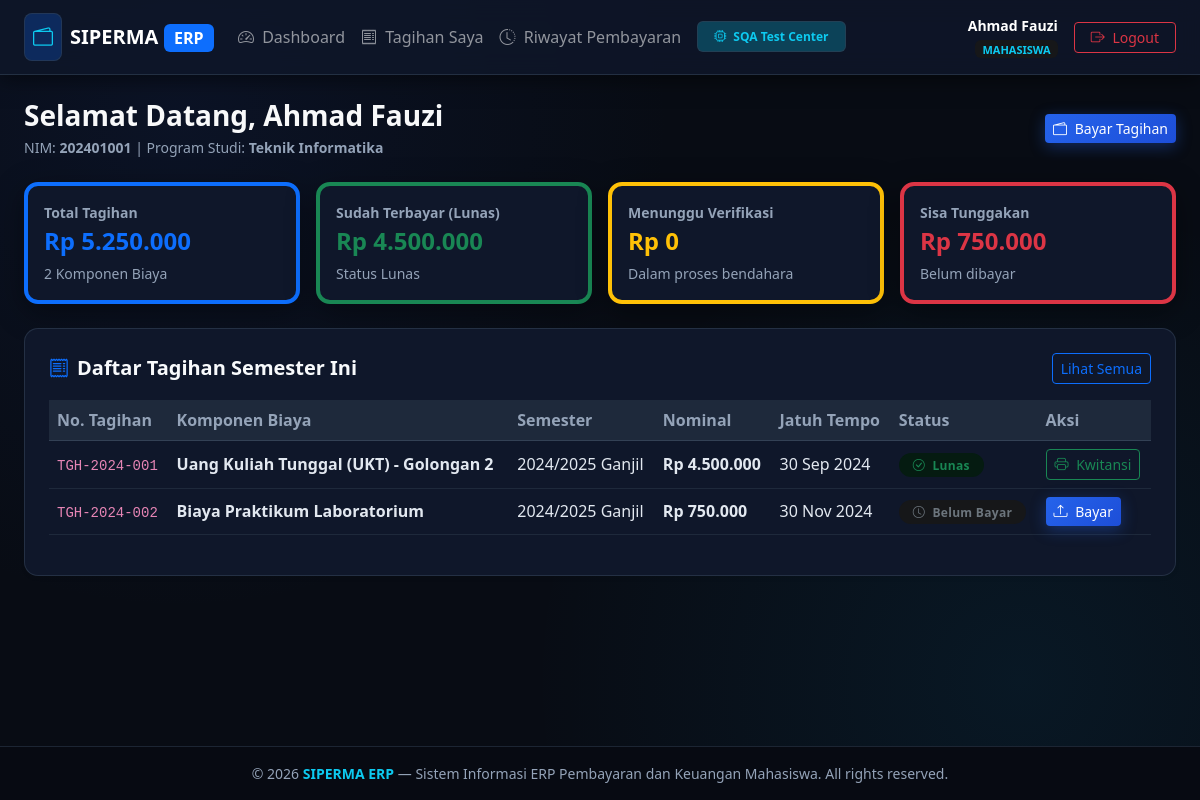
Screenshot of /mahasiswa/dashboard (signed in) with the database file from the repository.
### tables this page shows
CREATE TABLE mahasiswa (
    id INTEGER PRIMARY KEY AUTOINCREMENT,
    user_id INTEGER NULL,
    nim VARCHAR(20) UNIQUE NOT NULL,
    nama VARCHAR(100) NOT NULL,
    prodi VARCHAR(100) NOT NULL,
    angkatan VARCHAR(10) NOT NULL,
    email VARCHAR(100),
    telepon VARCHAR(20),
    status VARCHAR(20) DEFAULT 'aktif' CHECK(status IN ('aktif', 'cuti', 'lulus', 'drop_out')),
    created_at DATETIME DEFAULT CURRENT_TIMESTAMP,
    FOREIGN KEY (user_id) REFERENCES users(id) ON DELETE SET NULL
);

CREATE TABLE tagihan (
    id INTEGER PRIMARY KEY AUTOINCREMENT,
    nomor_tagihan VARCHAR(50) UNIQUE NOT NULL,
    mahasiswa_id INTEGER NOT NULL,
    jenis_biaya_id INTEGER NOT NULL,
    semester VARCHAR(20) NOT NULL,
    nominal DECIMAL(12,2) NOT NULL,
    tanggal_terbit DATE NOT NULL,
    tanggal_jatuh_tempo DATE NOT NULL,
    status VARCHAR(20) DEFAULT 'belum_bayar' CHECK(status IN ('belum_bayar', 'menunggu_verifikasi', 'lunas', 'ditolak', 'dibatalkan')),
    created_at DATETIME DEFAULT CURRENT_TIMESTAMP,
    FOREIGN KEY (mahasiswa_id) REFERENCES mahasiswa(id) ON DELETE CASCADE,
    FOREIGN KEY (jenis_biaya_id) REFERENCES jenis_biaya(id) ON DELETE RESTRICT
);

CREATE TABLE jenis_biaya (
    id INTEGER PRIMARY KEY AUTOINCREMENT,
    kode VARCHAR(20) UNIQUE NOT NULL,
    nama VARCHAR(100) NOT NULL,
    nominal_default DECIMAL(12,2) NOT NULL,
    keterangan TEXT,
    status VARCHAR(20) DEFAULT 'aktif' CHECK(status IN ('aktif', 'nonaktif')),
    created_at DATETIME DEFAULT CURRENT_TIMESTAMP
);

### src/Services/TagihanService.php (called while the page is built, shortened)
<?php
class TagihanService {
    private PDO $db;
    public function __construct(?PDO $db = null) {
        $this->db = $db ?? Database::getConnection();
    }
    public function getTagihanMahasiswa(int $mahasiswaId, ?string $status = null): array {
        $sql = 'SELECT t.*, jb.nama as nama_biaya, jb.kode as kode_biaya, m.nama as nama_mahasiswa, m.nim
                FROM tagihan t
                JOIN jenis_biaya jb ON t.jenis_biaya_id = jb.id
                JOIN mahasiswa m ON t.mahasiswa_id = m.id
                WHERE t.mahasiswa_id = :mid';
        $params = ['mid' => $mahasiswaId];
        $sql .= ' ORDER BY t.tanggal_terbit DESC';
        $stmt = $this->db->prepare($sql);
        $stmt->execute($params);
        return $stmt->fetchAll();
    }
}

### src/Views/mahasiswa/dashboard.php (the view)
<?php $pageTitle = 'Dashboard Mahasiswa'; require_once __DIR__ . '/../layouts/header.php'; ?>
<div class="page-header-responsive">
    <div>
        <h3 class="fw-bold text-light mb-1">Selamat Datang, <?= htmlspecialchars($currentUser['name']) ?></h3>
        <p class="text-muted small mb-0">NIM: <strong><?= htmlspecialchars($mahasiswa['nim'] ?? '-') ?></strong> | Program Studi: <strong><?= htmlspecialchars($mahasiswa['prodi'] ?? '-') ?></strong></p>
    </div>
    <div class="page-actions-responsive">
        <a href="/mahasiswa/tagihan" class="btn btn-primary btn-sm"><i class="bi bi-wallet2 me-1"></i> Bayar Tagihan</a>
    </div>
</div>
<div class="row g-2 g-md-3 mb-4">
    <div class="col-12 col-sm-6 col-lg-3">
        <div class="card card-custom p-3 bg-white border-start border-primary border-4 h-100">
            <div class="text-muted small fw-semibold">Total Tagihan</div>
            <div class="fs-4 fw-bold text-primary">Rp <?= number_format($totalTagihan ?? 0, 0, ',', '.') ?></div>
            <div class="small text-muted mt-1"><?= count($tagihanList ?? []) ?> Komponen Biaya</div>
        </div>
    </div>
    <div class="col-12 col-sm-6 col-lg-3">
        <div class="card card-custom p-3 bg-white border-start border-success border-4 h-100">
            <div class="text-muted small fw-semibold">Sudah Terbayar (Lunas)</div>
            <div class="fs-4 fw-bold text-success">Rp <?= number_format($totalLunas ?? 0, 0, ',', '.') ?></div>
            <div class="small text-muted mt-1">Status Lunas</div>
        </div>
    </div>
    <div class="col-12 col-sm-6 col-lg-3">
        <div class="card card-custom p-3 bg-white border-start border-warning border-4 h-100">
            <div class="text-muted small fw-semibold">Menunggu Verifikasi</div>
            <div class="fs-4 fw-bold text-warning">Rp <?= number_format($totalMenunggu ?? 0, 0, ',', '.') ?></div>
            <div class="small text-muted mt-1">Dalam proses bendahara</div>
        </div>
    </div>
    <div class="col-12 col-sm-6 col-lg-3">
        <div class="card card-custom p-3 bg-white border-start border-danger border-4 h-100">
            <div class="text-muted small fw-semibold">Sisa Tunggakan</div>
            <div class="fs-4 fw-bold text-danger">Rp <?= number_format($totalTunggakan ?? 0, 0, ',', '.') ?></div>
            <div class="small text-muted mt-1">Belum dibayar</div>
        </div>
    </div>
</div>
<div class="card card-custom bg-white p-4 shadow-sm mb-4">
    <div class="d-flex justify-content-between align-items-center mb-3">
        <h5 class="fw-bold mb-0"><i class="bi bi-receipt me-2 text-primary"></i>Daftar Tagihan Semester Ini</h5>
        <a href="/mahasiswa/tagihan" class="btn btn-outline-primary btn-sm">Lihat Semua</a>
    </div>
    <div class="table-responsive">
        <table class="table table-hover table-custom align-middle">
            <thead>
                <tr>
                    <th>No. Tagihan</th>
                    <th>Komponen Biaya</th>
                    <th>Semester</th>
                    <th>Nominal</th>
                    <th>Jatuh Tempo</th>
                    <th>Status</th>
                    <th>Aksi</th>
                </tr>
            </thead>
            <tbody>
                <?php if (empty($tagihanList)): ?>
                <tr><td colspan="7" class="text-center text-muted py-4">Tidak ada tagihan aktif</td></tr>
                <?php else: foreach ($tagihanList as $t): ?>
                <tr>
                    <td><code><?= htmlspecialchars($t['nomor_tagihan']) ?></code></td>
                    <td><strong><?= htmlspecialchars($t['nama_biaya']) ?></strong></td>
                    <td><?= htmlspecialchars($t['semester']) ?></td>
                    <td class="fw-semibold">Rp <?= number_format($t['nominal'], 0, ',', '.') ?></td>
                    <td><?= date('d M Y', strtotime($t['tanggal_jatuh_tempo'])) ?></td>
                    <td>
                        <?php if ($t['status'] === 'lunas'): ?>
                            <span class="badge bg-success-subtle text-success badge-status"><i class="bi bi-check-circle me-1"></i> Lunas</span>
                        <?php elseif ($t['status'] === 'menunggu_verifikasi'): ?>
                            <span class="badge bg-warning-subtle text-warning badge-status"><i class="bi bi-hourglass-split me-1"></i> Menunggu Verifikasi</span>
                        <?php elseif ($t['status'] === 'ditolak'): ?>
                            <span class="badge bg-danger-subtle text-danger badge-status"><i class="bi bi-x-circle me-1"></i> Ditolak</span>
                        <?php else: ?>
                            <span class="badge bg-secondary-subtle text-secondary badge-status"><i class="bi bi-clock me-1"></i> Belum Bayar</span>
                        <?php endif; ?>
                    </td>
                    <td>
                        <?php if ($t['status'] === 'belum_bayar' || $t['status'] === 'ditolak'): ?>
                            <a href="/mahasiswa/upload?tagihan_id=<?= $t['id'] ?>" class="btn btn-sm btn-primary"><i class="bi bi-upload me-1"></i> Bayar</a>
                        <?php elseif ($t['status'] === 'lunas'): ?>
                            <a href="/mahasiswa/cetak?tagihan_id=<?= $t['id'] ?>" target="_blank" class="btn btn-sm btn-outline-success"><i class="bi bi-printer me-1"></i> Kwitansi</a>
                        <?php else: ?>
                            <button class="btn btn-sm btn-light text-muted" disabled><i class="bi bi-hourglass"></i> Diproses</button>
                        <?php endif; ?>
                    </td>
                </tr>
                <?php endforeach; endif; ?>
            </tbody>
        </table>
    </div>
</div>
<?php require_once __DIR__ . '/../layouts/footer.php'; ?>

### src/Views/layouts/header.php (shortened to what this page needs)
<?php
$currentUser = $_SESSION['user'] ?? null;
$role = $currentUser['role'] ?? 'guest';
?>
<!DOCTYPE html>
<html lang="id" data-bs-theme="dark">
<head>
    <link href="https://cdn.jsdelivr.net/npm/bootstrap@5.3.3/dist/css/bootstrap.min.css" rel="stylesheet">
    <link rel="stylesheet" href="https://cdn.jsdelivr.net/npm/bootstrap-icons@1.11.3/font/bootstrap-icons.min.css">
</head>
<body>
<?php if ($currentUser): ?>
<nav class="navbar navbar-expand-lg navbar-dark navbar-custom sticky-top">
    <div class="container-fluid px-3 px-md-4">
        <a class="navbar-brand fw-bold d-flex align-items-center gap-2" href="/dashboard">
            <span class="d-inline-flex p-1 p-sm-2 rounded-3 bg-primary bg-opacity-25 text-info border border-info border-opacity-25">
                <i class="bi bi-wallet2 fs-5"></i>
            </span>
            <span class="fs-5 tracking-wide">SIPERMA <span class="badge bg-primary text-white fs-6">ERP</span></span>
        </a>
        <div class="collapse navbar-collapse" id="navMenu">
            <ul class="navbar-nav me-auto mb-2 mb-lg-0">
                <li class="nav-item">
                    <a class="nav-link" href="/dashboard"><i class="bi bi-speedometer2 me-1"></i> Dashboard</a>
                </li>
                <?php if ($role === 'mahasiswa'): ?>
                <li class="nav-item"><a class="nav-link" href="/mahasiswa/tagihan"><i class="bi bi-receipt me-1"></i> Tagihan Saya</a></li>
                <li class="nav-item"><a class="nav-link" href="/mahasiswa/riwayat"><i class="bi bi-clock-history me-1"></i> Riwayat Pembayaran</a></li>
                <?php endif; ?>
                <li class="nav-item ms-lg-2">
                    <a class="nav-link badge bg-info bg-opacity-25 text-info border border-info border-opacity-50 mt-1 px-3 py-2" href="/testing">
                        <i class="bi bi-cpu me-1"></i> <strong>SQA Test Center</strong>
                    </a>
                </li>
            </ul>
            <div class="d-flex align-items-center gap-3">
                <div class="text-end d-none d-md-block">
                    <div class="fw-semibold text-white small"><?= htmlspecialchars($currentUser['name'] ?? 'User') ?></div>
                    <span class="badge bg-secondary-subtle text-info text-uppercase" style="font-size: 11px;"><?= htmlspecialchars($currentUser['role'] ?? '') ?></span>
                </div>
                <a href="/logout" class="btn btn-outline-danger btn-sm px-3"><i class="bi bi-box-arrow-right me-1"></i> Logout</a>
            </div>
        </div>
    </div>
</nav>
<?php endif; ?>
<main class="py-3 py-md-4 flex-grow-1">
    <div class="container-fluid px-3 px-md-4">

### src/Views/layouts/header.php (style rules this page uses)
:root { --bg-dark: #07090e; --bg-surface: #0f172a; --bg-card: #131b2e; --border-color: #1e293b; --primary-accent: #3b82f6; --text-primary: #f8fafc; --text-muted: #94a3b8; }
*, *::before, *::after { box-sizing: border-box; }
html, body { overflow-x: hidden; max-width: 100vw; width: 100%; }
body { font-family: 'Segoe UI', system-ui, -apple-system, sans-serif; background: #080c14; background-image: radial-gradient(circle at 15% 15%, rgba(30, 58, 138, 0.15) 0%, transparent 40%), radial-gradient(circle at 85% 85%, rgba(14, 165, 233, 0.08) 0%, transparent 40%); background-attachment: fixed; color: #f1f5f9; min-height: 100vh; display: flex; flex-direction: column; }
.navbar-custom { background: rgba(15, 23, 42, 0.85); backdrop-filter: blur(12px); border-bottom: 1px solid rgba(51, 65, 85, 0.6); box-shadow: 0 4px 20px rgba(0,0,0,0.5); }
.card-custom { background-color: #0f172a; border: 1px solid rgba(51, 65, 85, 0.6); border-radius: 14px; box-shadow: 0 8px 30px rgba(0,0,0,0.4); color: #f1f5f9; transition: all 0.25s ease; }
.btn-primary { background: linear-gradient(135deg, #2563eb 0%, #1d4ed8 100%); border: none; box-shadow: 0 4px 15px rgba(37, 99, 235, 0.35); transition: all 0.2s ease; }
.table-custom { color: #f1f5f9 !important; }
.table-custom th { background-color: #1e293b !important; color: #94a3b8 !important; border-color: #334155 !important; font-weight: 600; }
.table-custom td { background-color: transparent !important; border-color: #1e293b !important; color: #e2e8f0 !important; }
.badge-status { padding: 6px 14px; border-radius: 20px; font-weight: 600; font-size: 12px; letter-spacing: 0.3px; }
.border-top, .border-bottom, .border { border-color: rgba(51, 65, 85, 0.6) !important; }
.bg-white { background-color: #0f172a !important; color: #f8fafc !important; }
.text-muted { color: #94a3b8 !important; }
.page-header-responsive { display: flex; flex-direction: column; gap: 12px; margin-bottom: 1.5rem; }
@media (min-width: 768px) { .page-header-responsive { flex-direction: row; justify-content: space-between; align-items: center; gap: 1rem; } }
.page-actions-responsive { display: flex; flex-wrap: wrap; gap: 8px; width: 100%; }
@media (min-width: 768px) { .page-actions-responsive { width: auto; } }
.page-actions-responsive .btn { flex: 1 1 auto; text-align: center; white-space: nowrap; }
@media (min-width: 768px) { .page-actions-responsive .btn { flex: 0 0 auto; } }

### rows the page displays
mahasiswa: nama "Ahmad Fauzi", nim "202401001", prodi "Teknik Informatika"
tagihan: nomor_tagihan "TGH-2024-001", jenis_biaya.nama "Uang Kuliah Tunggal (UKT) - Golongan 2", semester "2024/2025 Ganjil", nominal "4.500.000", tanggal_jatuh_tempo "30 Sep 2024", status "lunas" (drawn)
tagihan: nomor_tagihan "TGH-2024-002", jenis_biaya.nama "Biaya Praktikum Laboratorium", semester "2024/2025 Ganjil", nominal "750.000", tanggal_jatuh_tempo "30 Nov 2024", status "belum_bayar" (drawn)

### other values shown
$currentUser['role'] "MAHASISWA"
$totalTagihan "5.250.000"
count($tagihanList ?? []) "2"
$totalLunas "4.500.000"
$totalMenunggu "0"
$totalTunggakan "750.000"
